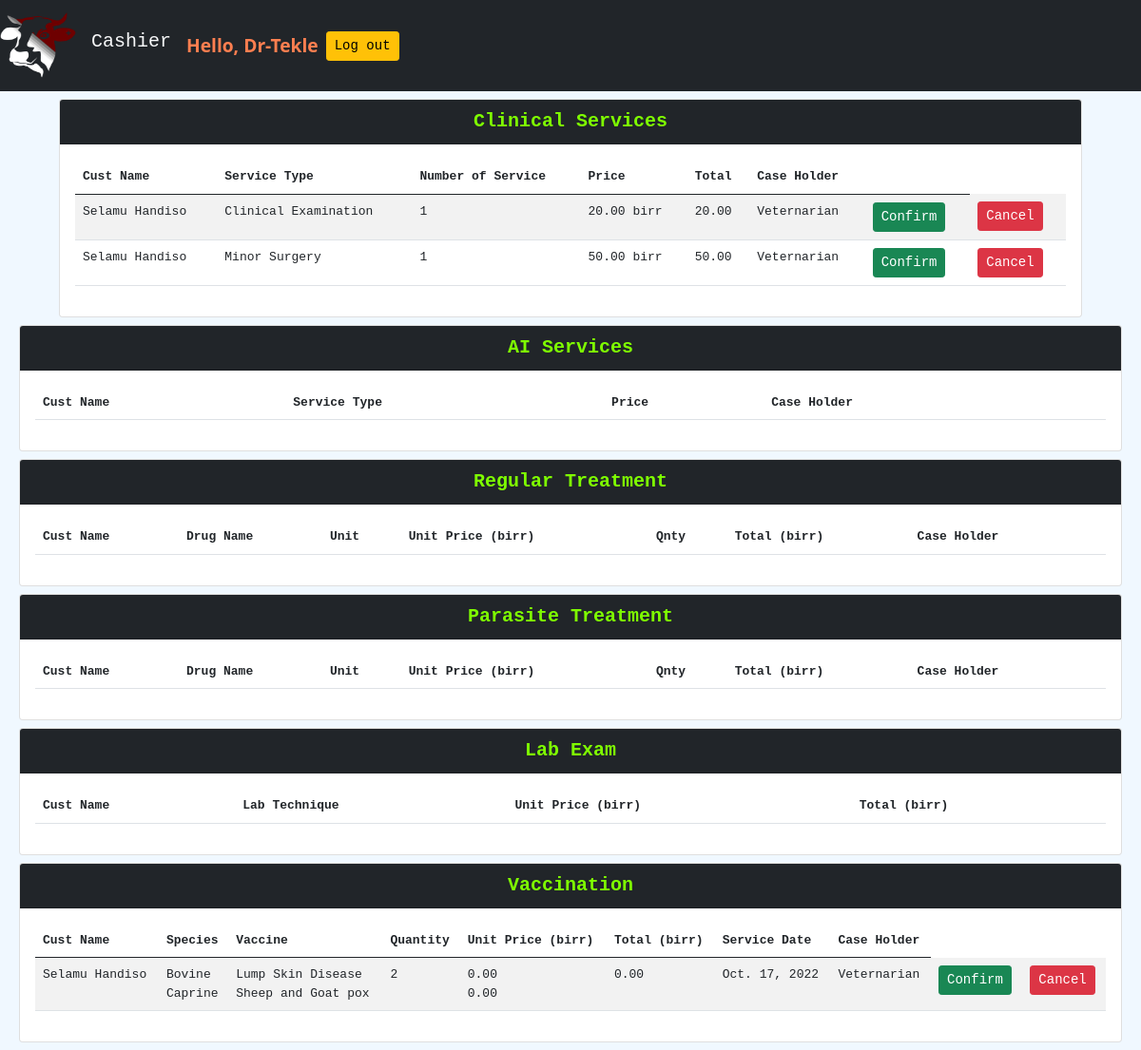
The app's page /cashier/ (signed in) with its own data.
### clinicalservices/models.py (models this page shows, shortened)
class ClinicalService(models.Model):
    id = models.AutoField(primary_key=True)
    case_number = models.ForeignKey(
        Customer, verbose_name="Case Number", on_delete=models.CASCADE,null=False)
    service_date = models.DateField(
        "Service Date", auto_now_add=True)
    service_type = models.ForeignKey(Service,on_delete=models.CASCADE,null=True)
    number_of_service = models.IntegerField(default = 1)
    total= models.DecimalField(
        max_digits=6, decimal_places=2, default=000000.00)
    case_holder = models.ForeignKey(User,on_delete=models.PROTECT,null=True)
    paid = models.BooleanField(null=False,default=False)

class Service(models.Model):
    service_type = models.CharField(max_length=100)
    price = models.DecimalField(
        max_digits=6, decimal_places=2, default=000000.0000)

### registernewuser/models.py (models this page shows, shortened)
class Customer(models.Model):
    case_number = models.AutoField(primary_key=True, null=False)
    customer_name = models.CharField(max_length=100)
    sub_kebele = models.CharField(max_length=100)
    kebele = models.ForeignKey(Kebele, on_delete=models.CASCADE)
    service_date = models.DateField(auto_now=False, auto_now_add=True)
    mobile_number = models.PositiveIntegerField(unique=True)

class Species(models.Model):
    species_type = models.CharField(max_length=100)

### vaccination/models.py (models this page shows, shortened)
class Vaccination(models.Model):
    case_number = models.ForeignKey(Customer,on_delete=models.PROTECT)
    species = models.ManyToManyField(Species)
    breed = models.ForeignKey(Breed, on_delete=models.CASCADE)
    number_of_animals = models.PositiveIntegerField()
    sex = models.CharField(max_length=10, choices=SEX_CHOICES)
    history = models.CharField(max_length=200,null=True)
    vaccine_id = models.ManyToManyField(Vaccine)
    vaccine_batch_num = models.CharField(max_length=100,null=False)
    quantity = models.IntegerField(default=0,null=False)
    total = models.DecimalField(
        max_digits=8, decimal_places=2, default=000000.00)
    case_holder = models.ForeignKey(User,on_delete=models.PROTECT)
    service_date = models.DateField(auto_now_add=True)
    paid = models.BooleanField(null=False, default=False)

class Vaccine(models.Model):
    vaccine_type = models.CharField(max_length=100)
    dis_price = models.DecimalField(
        max_digits=8, decimal_places=2, default=000000.00)
    stock_price = models.DecimalField(
        max_digits=8, decimal_places=2, default=000000.00)

### cashier/views.py (the view)
# urls.py: path('',Index.as_view(),name="index"),
class Index(LoginRequiredMixin,View):
    login_url =  "/"
    templateURL = 'cashier/cashier.html'
    def get(self,request):
        clinical_services = ClinicalService.objects.filter(paid=False)
        ai_services = AIService.objects.filter(paid=False)
        prescription = Prescription.objects.filter(treatment__treatment_id__service_date = datetime.now().date())
        regular_treatment = Treatment.objects.filter(treatment_id__service_date = datetime.now().date(),paid = False)
        parasite_prescription = ParasitePrescription.objects.filter(treatment__service_date = datetime.now().date())
        parasite_treatment = ParasiteTreatment.objects.filter(service_date = datetime.now().date(),paid = False)
        lab_exam = LabExamRequest.objects.filter(paid=False)
        vaccination = Vaccination.objects.filter(paid=False)
        context={"services":clinical_services,
                "ai_services":ai_services,
                "parasite_prescriptions":parasite_prescription,
                "regular_treatment":regular_treatment,
                "prescriptions":prescription,
                "parasite_treatment":parasite_treatment,
                "lab_exam":lab_exam,
                "vaccination":vaccination
                }
        return render(request,template_name=self.templateURL,context=context)

### cashier/templates/cashier/cashier.html (shortened to what this page needs)
<!DOCTYPE html>
<html lang="en">
  <head>
    {%load static %} {% block imports%} {%endblock imports%}
    <link
      rel="stylesheet"
      type="text/css"
      href="{% static 'registernewuser/css/custom_style.css'%}"
    />
    <link
      rel="stylesheet"
      type="text/css"
      href="{% static 'home/style.css'%}"
    />
    <link
      rel="stylesheet"
      href="{% static 'registernewuser/bootstrap-5.0.0/css/bootstrap.css'%}"
    />
  </head>
  <body id="body">
	  <nav class="navbar navbar-expand-lg navbar-dark bg-dark">
		<img src="{% static 'home/cattle_logo_2.png' %}" width="80" height="80" class="d-inline-block align-top navbar-brand" alt="">
    	<h1 class="navbar-brand text-light">Cashier</h1>
		<span id="username" class="m2">Hello, {{request.user}}</span>
		<span id="logout">
		  <a href="{% url 'home:logout' %}">
			<button class="btn btn-sm btn-warning m-2">Log out</button>
		  </a>
		</span>
	  </nav>
<div class="container">
      <div class="row m-2">
		<div class="col">
			<div class="card">
				<div class="card-header bg-dark">
					Clinical Services
				</div>
				<div class="card-body">
					<table class="table table-striped">
						<thead>
							<tr>
							  <th scope="col">Cust Name</th>
							  <th scope="col">Service Type</th>
							  <th scope="col">Number of Service</th>
							  <th scope="col">Price</th>
							  <th scope="col">Total</th>
							  <th scope="col">Case Holder</th>
							  <th></th>
							</tr>
						</thead>
					{% for service in services %}
								<tr>
									<td>
										{{service.case_number.customer_name}}
									</td>
									<td>
										{{service.service_type.service_type}}
									</td>
									<td>
										{{service.number_of_service}}
									</td>
									<td>
										{{service.service_type.price}} birr
									</td>
									<td>
										{{service.total}}
									</td>
									<td>
										{{service.case_holder}}
									</td>
									<td>
										<input class="btn btn-sm btn-success" type="submit" value="Confirm">
									</td>
									<td>
										<input class="btn btn-sm btn-danger service-btn" type="button" value="Cancel" id="service_{{service.id}}">
									</td>
								</tr>
					{% endfor %}
						</table>
					</div>
				</div>
			</div>
		</div>
	</div>
		<div class="row m-2">
			<div class="col">
				<div class="card">
					<div class="card-header bg-dark">
						AI Services
					</div>
					<div class="card-body">
						<table class="table table-striped">
							<thead>
								<tr>
								  <th scope="col">Cust Name</th>
								  <th scope="col">Service Type</th>
								  <th scope="col">Price</th>
								  <th scope="col">Case Holder</th>
								  <th></th>
								</tr>
							</thead>
						</table>
					</div>
				</div>
			</div>
		</div>
		<div class="row m-2">
			<div class="col">
				<div class="card">
					<div class="card-header bg-dark">
						Regular Treatment
					</div>
					<div class="card-body">
						<table class="table table-striped">
							<thead>
								<tr>
								  <th scope="col">Cust Name</th>
								  <th scope="col">Drug Name</th>
								  <th scope="col">Unit</th>
								  <th scope="col">Unit Price (birr)</th>
								  <th scope="col">Qnty</th>
								  <th scope="col">Total (birr)</th>
								  <th scope="col">Case Holder</th>
								  <th></th>
								</tr>
								</thead>
						</table>
					</div>
				</div>
			</div>
		</div>
		<div class="row m-2">
			<div class="col">
				<div class="card">
					<div class="card-header bg-dark">
						Parasite Treatment
					</div>
					<div class="card-body">
						<table class="table table-striped">
							<thead>
								<tr>
								  <th scope="col">Cust Name</th>
								  <th scope="col">Drug Name</th>
								  <th scope="col">Unit</th>
								  <th scope="col">Unit Price (birr)</th>
								  <th scope="col">Qnty</th>
								  <th scope="col">Total (birr)</th>
								  <th scope="col">Case Holder</th>
								  <th></th>
								</tr>
							</thead>
						</table>
					</div>
				</div>
			</div>
		</div>
		<div class="row m-2">
			<div class="col">
				<div class="card">
					<div class="card-header bg-dark">
						Lab Exam
					</div>
					<div class="card-body">
						<table class="table table-striped">
							<thead>
								<tr>
								  <th scope="col">Cust Name</th>
								  <th scope="col">Lab Technique</th>
								  <th scope="col">Unit Price (birr)</th>
								  <th scope="col">Total (birr)</th>
								</tr>
							</thead>
						</table>
					</div>
				</div>
			</div>
		</div>
		<div class="row m-2">
			<div class="col">
				<div class="card">
					<div class="card-header bg-dark">
						Vaccination
					</div>
					<div class="card-body">
						<table class="table table-striped">
							<thead>
								<tr>
								  <th scope="col">Cust Name</th>
								  <th scope="col">Species</th>
								  <th scope="col">Vaccine</th>
								  <th scope="col">Quantity</th>
								  <th scope="col">Unit Price (birr)</th>
								  <th scope="col">Total (birr)</th>
								  <th scope="col">Service Date</th>
								  <th scope="col">Case Holder</th>
								</tr>
							</thead>
						{% for v in vaccination %}
								<tr>
									<td>
										{{v.case_number.customer_name}}
									</td>
									<td>
										{% for species in v.species.all%}
											{{species.species_type}}<br>
										{%endfor%}
									</td>
									<td>
										{% for vaccine in v.vaccine_id.all%}
											{{vaccine.vaccine_type}}<br>
										{%endfor%}
									</td>
									<td>
										{{v.quantity}}
									</td>
									<td>
										{% for vaccine in v.vaccine_id.all%}
											{{vaccine.dis_price}}<br>
										{%endfor%}
									</td>
									<td>
										{{v.total}}
									</td>
									<td>
										{{v.service_date}}
									</td>
									<td>
										{{v.case_holder}}
									</td>
									<td>
										<input class="btn btn-sm btn-success" type="submit" value="Confirm">
									</td>
									<td>
										<input class="btn btn-sm btn-danger vaccination-btn" type="button" value="Cancel" id="vaccine_{{v.id}}">
									</td>
								</tr>
						{% endfor %}
						</table>
					</div>
				</div>
			</div>
		</div>
  </body>
</html>

### registernewuser/static/registernewuser/css/custom_style.css (style rules this page uses)
#body { background-color:aliceblue; }

### home/static/home/style.css (style rules this page uses)
#body { font-family: monospace; font-size: medium; }
.card-header { font-family: monospace; text-align: center; font-weight: bold; font-size: x-large; color: chartreuse; }

### cashier/templates/cashier/cashier.html (style rules this page uses)
#body { font-family: monospace; font-size:medium; }
.navbar-brand { font-family: monospace; }
#username { color:coral; font-size: larger; font-family: Open Sans; font-weight: bold; }

### records on screen
ClinicalService: case_number.customer_name "Selamu Handiso", service_type.service_type "Clinical Examination", number_of_service "1", service_type.price "20.00", total "20.00", case_holder "Veternarian"
ClinicalService: case_number.customer_name "Selamu Handiso", service_type.service_type "Minor Surgery", number_of_service "1", service_type.price "50.00", total "50.00", case_holder "Veternarian"
Vaccination: case_number.customer_name "Selamu Handiso", quantity "2", total "0.00", service_date "Oct. 17, 2022", case_holder "Veternarian"
Species: species_type "Bovine"
Species: species_type "Caprine"
Vaccine: vaccine_type "Lump Skin Disease", dis_price "0.00"
Vaccine: vaccine_type "Sheep and Goat pox", dis_price "0.00"

### other values on screen
{{ request.user }} "Dr-Tekle"
